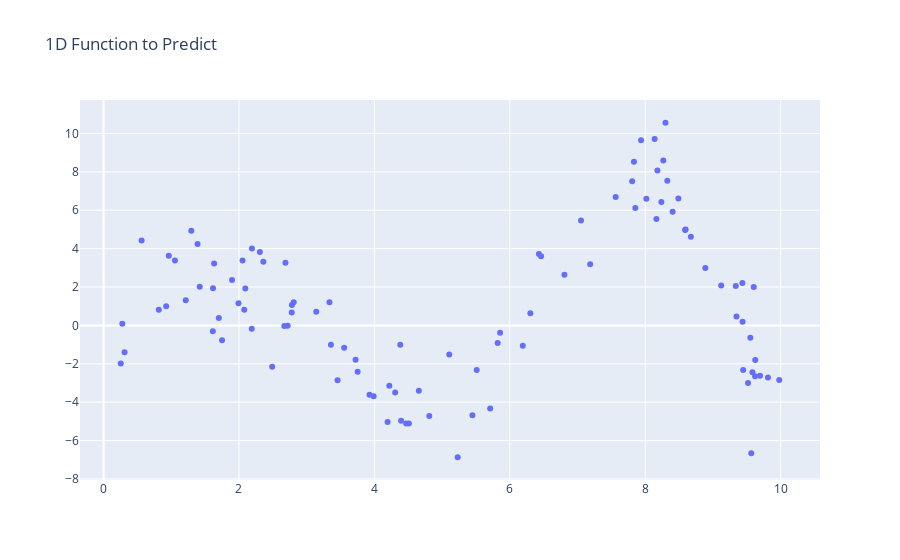

The code cell stored with this chart in its notebook:
### Code cell
import numpy as np
import plotly.graph_objects as go

# 1D Function to predict
def f(x):
    return x * np.sin(x)

#  First the noiseless case
X = np.atleast_2d(np.random.uniform(0, 10.0, size=100)).T
X = X.astype(np.float32)

# Observations
y = f(X).ravel()

dy = 1.5 + 1.0 * np.random.random(y.shape)
noise = np.random.normal(0, dy)
y += noise
y = y.reshape(-1,1).astype(np.float32)

# Create random data with numpy
import numpy as np
np.random.seed(1)


fig = go.Figure()

# Add traces
fig.add_trace(go.Scatter(x=X.flatten(), y=y.flatten(),
                    mode='markers',
                    name='Function to Predict'))
fig.update_layout(title='1D Function to Predict')
fig.show()
